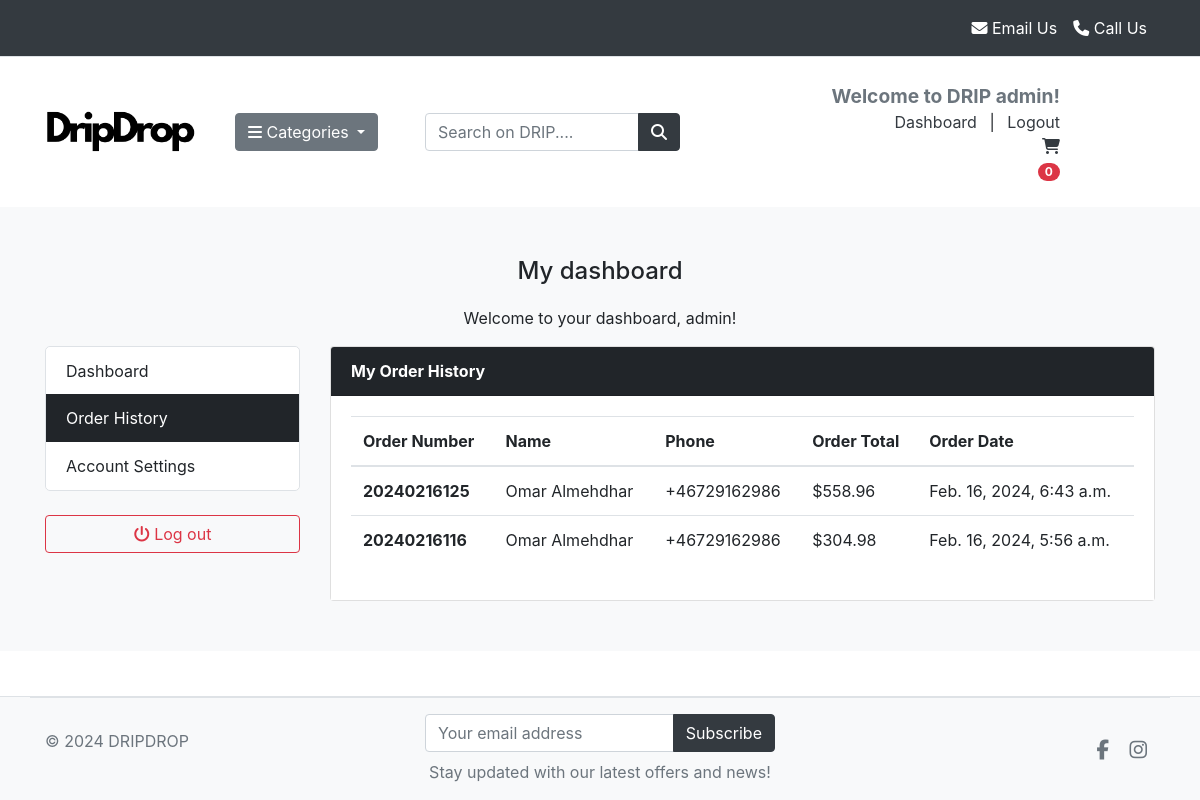
Page /users/order_history/ (signed in) on the earlier database version.
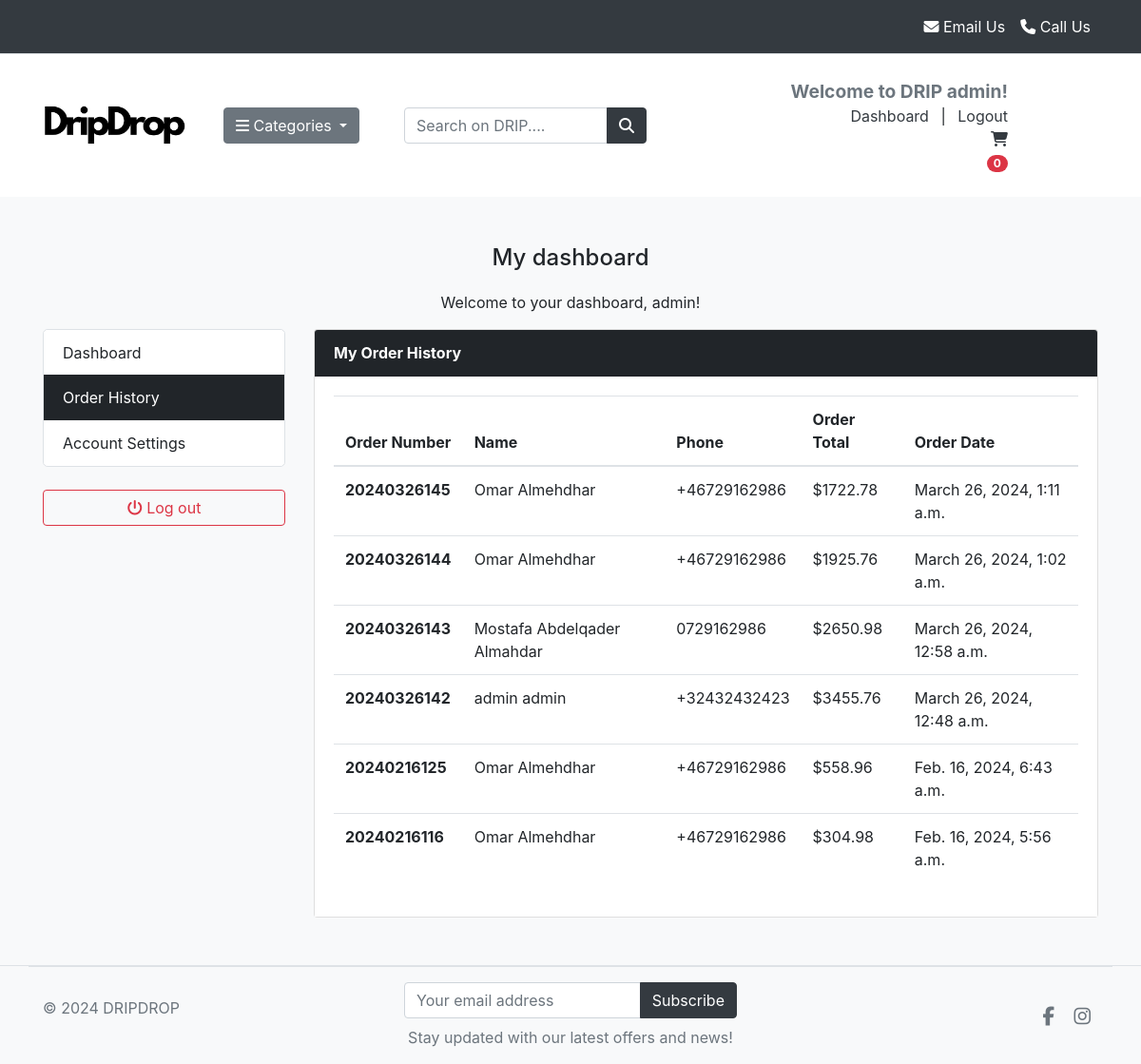
Same page on the later database version.
### orders/models.py (models this page shows, shortened)
class Order(models.Model):
    STATUS = (
        ('New', 'New'),
        ('Accepted', 'Accepted'),
        ('Completed', 'Completed'),
        ('Cancelled', 'Cancelled'),
    )
    user = models.ForeignKey(User, on_delete=models.CASCADE)
    payment = models.ForeignKey(Payment, on_delete=models.SET_NULL, blank=True,
                                null=True)
    order_number = models.CharField(max_length=100)
    first_name = models.CharField(max_length=100)
    last_name = models.CharField(max_length=100)
    email = models.EmailField(max_length=250)
    address1 = models.CharField(max_length=250)
    address2 = models.CharField(max_length=250, blank=True)
    city = models.CharField(max_length=100)
    state = models.CharField(max_length=100)
    country = models.CharField(max_length=100)
    zipcode = models.CharField(max_length=20)
    phone = models.CharField(max_length=15)
    order_total = models.DecimalField(max_digits=10, decimal_places=2)
    tax = models.DecimalField(max_digits=10, decimal_places=2)
    status = models.CharField(max_length=100, choices=STATUS, default='New')
    ip = models.CharField(max_length=20, blank=True)
    created_at = models.DateTimeField(auto_now_add=True)
    updated_at = models.DateTimeField(auto_now=True)
    is_ordered = models.BooleanField(default=False)
    class Meta:
        ordering = ['-created_at']
    def full_name(self):
        return f'{self.first_name} {self.last_name}'

### users/views.py (the view)
# urls.py: path('order_history/', views.order_history, name='order_history'),
def order_history(request):
    orders = Order.objects.filter(
        user=request.user, is_ordered=True).order_by('-created_at')
    context = {
        'orders': orders,
    }
    return render(request, 'users/order_history.html', context)

### cart/context_processors.py (called while the page is built)
def counter(request):
    item_count = 0
    if 'admin' in request.path:
        return {}
    else:
        try:
            cart = Cart.objects.filter(cart_id=cart_id(request))
            cart_items = CartItem.objects.all().filter(cart=cart[:1])
            for cart_item in cart_items:
                item_count += cart_item.quantity
        except Cart.DoesNotExist:
            item_count = 0
    return dict(item_count=item_count)

### cart/views.py (called while the page is built)
def cart_id(request):
    cart = request.session.session_key
    if not cart:
        cart = request.session.create()
    return cart

### category/context_processors.py (called while the page is built)
def menu_links(request):
    links = Category.objects.all()
    return dict(links=links)

### category/models.py (called while the page is built)
    def get_url(self):
        return reverse('products_by_category', args=[self.slug])

### templates/users/order_history.html (shortened to what this page needs)
{% extends "base.html" %}
{% load static %}
{% block content %}
<section class="section-content bg">
    <div class="text-center">
        <h1>My dashboard</h1>
        <p>Welcome to your dashboard, {{ user.first_name }}!</p>
    </div>
    <div class="container">
        <div class="row">
            {% include 'includes/dashboard_list.html' %}
            <main class="col-md-9">
                <article class="card">
                    <header class="card-header card-header-custom">
                        <strong class="d-inline-block mr-3">My Order History </strong>
                    </header>
                    <div class="card-body card-body-custom">
                        <div class="row">
                            <div class="col-md-12">
                                <table class="table table-hover">
                                    <thead>
                                        <tr>
                                            <th scope="col">Order Number</th>
                                            <th scope="col">Name</th>
                                            <th scope="col">Phone</th>
                                            <th scope="col">Order Total</th>
                                            <th scope="col">Order Date</th>
                                        </tr>
                                    </thead>
                                    <tbody>
                                        {% for order in orders %}
                                        <tr>
                                            <th scope="row">{{ order.order_number }}</th>
                                            <td>{{ order.full_name }}</td>
                                            <td>{{ order.phone }}</td>
                                            <td>${{ order.order_total }}</td>
                                            <td>{{ order.created_at }}</td>
                                        </tr>
                                        {% endfor %}
                                    </tbody>
                                </table>
                            </div>
                        </div>
                    </div>
                </article>
            </main>
        </div>
    </div>
</section>
{% endblock %}

Differences in the rows shown:
added Order: order_number "20240326145", full_name "Omar Almehdhar", phone "+46729162986", order_total "1722.78", created_at "March 26, 2024, 1:11 a.m."
added Order: order_number "20240326144", full_name "Omar Almehdhar", phone "+46729162986", order_total "1925.76", created_at "March 26, 2024, 1:02 a.m."
added Order: order_number "20240326143", full_name "Mostafa Abdelqader Almahdar", phone "0729162986", order_total "2650.98", created_at "March 26, 2024, 12:58 a.m."
added Order: order_number "20240326142", full_name "admin admin", phone "+32432432423", order_total "3455.76", created_at "March 26, 2024, 12:48 a.m."
